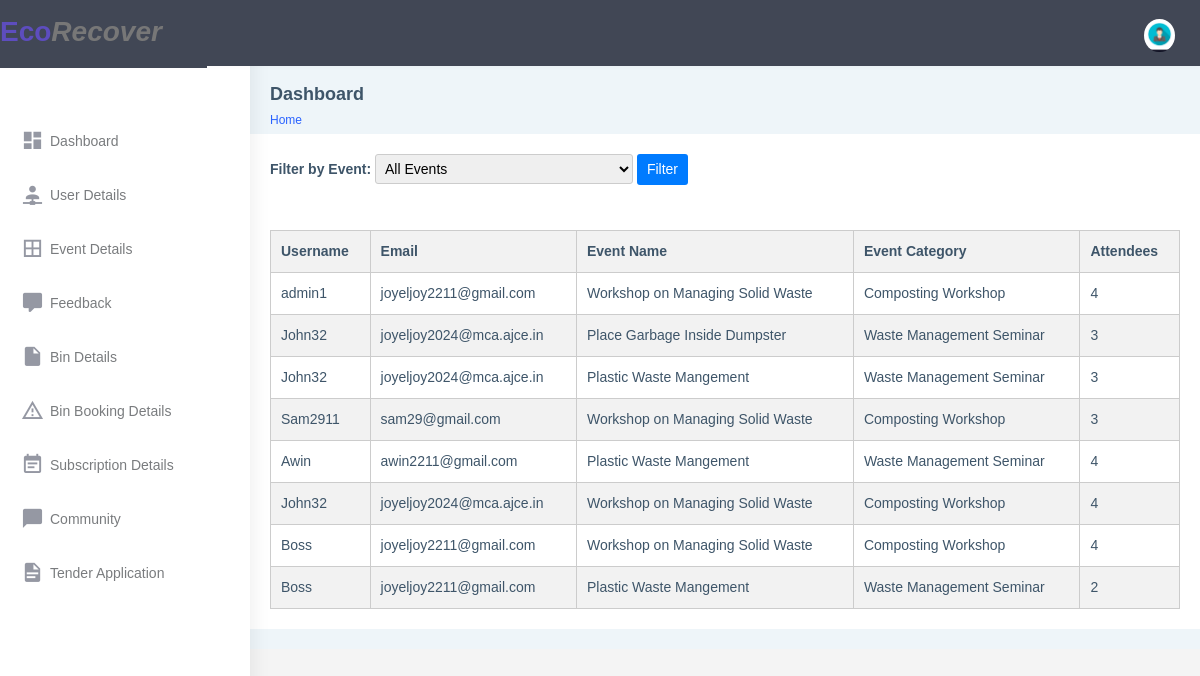
Page /booking_list/ (signed in) on the earlier database version.
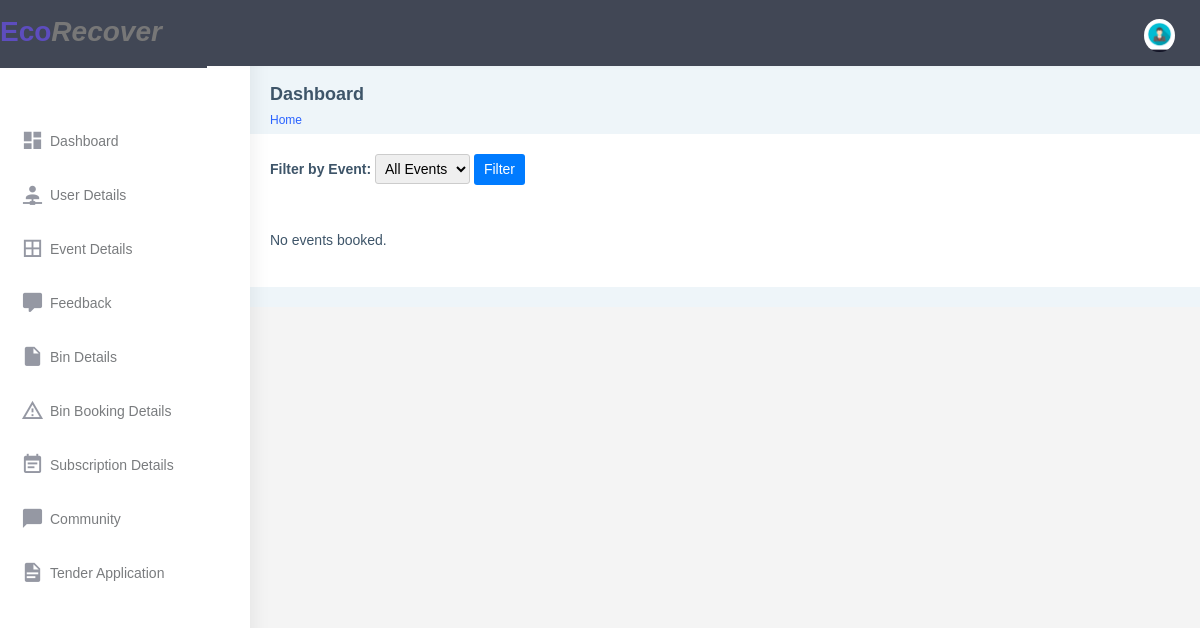
Same page on the later database version.
### app32/models.py (models this page shows, shortened)
class EventBooking(models.Model):
    booking_id = models.CharField(max_length=20, primary_key=True)
    user = models.ForeignKey(User, on_delete=models.CASCADE, default=None)
    event = models.ForeignKey(Event, on_delete=models.CASCADE, default=None)
    attendees = models.PositiveIntegerField()

class Event(models.Model):
    user = models.ForeignKey(User, on_delete=models.CASCADE, default=None)
    name = models.CharField(max_length=200)
    description = models.TextField()
    date = models.DateField()
    time = models.TimeField()
    location = models.CharField(max_length=200)
    max_participants = models.IntegerField(default=0)
    image = models.ImageField(upload_to='event_images/', null=True, blank=True)
    event_id = models.CharField(max_length=20, primary_key=True, default=None)
    category = models.CharField(max_length=50, default=None, choices=[
        ('category1', 'Environmental Cleanup Campaign'),
        ('category2', 'Waste Management Seminar'),
        ('category3', 'Expo'),
        ('category4', 'Composting Workshop'),
        ('category5', 'Environmental Hackathon'),
    ])

### app32/views.py (the view)
# urls.py: path('booking_list/', views.booking_list, name='booking_list'),
@never_cache
@login_required(login_url='loginn')
def booking_list(request):
    event_bookings = EventBooking.objects.all()
    events = Event.objects.all()
    selected_event = request.GET.get('event')  # Get the selected event from the query parameters
    if selected_event:
        event_bookings = event_bookings.filter(event__name=selected_event)
    context = {'event_bookings': event_bookings, 'events': events, 'selected_event': selected_event}
    return render(request, 'admin/event_booking_detail.html', context)

### templates/admin/event_booking_detail.html (shortened to what this page needs)
{% extends 'base.html' %}
{% load static %}
{% block content %}
</head>
<!DOCTYPE html>
<html lang="en">
<head>
</head>
<body>
    <div style="display: flex; align-items: center;">
        <form method="get">
            <label for="event" style="font-weight: bold;">Filter by Event:</label>
            <select id="event" name="event" style="padding: 5px; border: 1px solid #ccc; border-radius: 3px;">
                <option value="" style="font-style: italic;">All Events</option>
            </select>
            <button type="submit" style="padding: 5px 10px; background-color: #007bff; color: #fff; border: none; border-radius: 3px; cursor: pointer;">Filter</button>
        </form>
    </div>
    <br><br>
    {% if event_bookings %}
    <table>
        <thead>
            <tr>
                <th>Username</th>
                <th>Email</th>
                <th>Event Name</th>
                <th>Event Category</th>
                <th>Attendees</th>
            </tr>
        </thead>
        <tbody>
            {% for booking in event_bookings %}
                <tr>
                    <td>{{ booking.user.username }}</td>
                    <td>{{ booking.user.email }}</td>
                    <td>{{ booking.event.name }}</td>
                    <td>{{ booking.event.get_category_display }}</td>
                    <td>{{ booking.attendees }}</td>
                </tr>
            {% endfor %}
        </tbody>
    </table>
    {% else %}
    <p>No events booked.</p>
    {% endif %}
</body>
</div>
</div>
</div>
</html>
{% endblock content %}

Differences in the rows shown:
removed EventBooking: user.username "admin1", user.email "joyeljoy2211@gmail.com", event.name "Workshop on Managing Solid Waste", event.category "Composting Workshop", attendees "4"
removed EventBooking: user.username "John32", user.email "joyeljoy2024@mca.ajce.in", event.name "Place Garbage Inside Dumpster", event.category "Waste Management Seminar", attendees "3"
removed EventBooking: user.username "John32", user.email "joyeljoy2024@mca.ajce.in", event.name "Plastic Waste Mangement", event.category "Waste Management Seminar", attendees "3"
removed EventBooking: user.username "Sam2911", user.email "sam29@gmail.com", event.name "Workshop on Managing Solid Waste", event.category "Composting Workshop", attendees "3"
removed EventBooking: user.username "Awin", user.email "awin2211@gmail.com", event.name "Plastic Waste Mangement", event.category "Waste Management Seminar", attendees "4"
removed EventBooking: user.username "John32", user.email "joyeljoy2024@mca.ajce.in", event.name "Workshop on Managing Solid Waste", event.category "Composting Workshop", attendees "4"
removed EventBooking: user.username "Boss", user.email "joyeljoy2211@gmail.com", event.name "Workshop on Managing Solid Waste", event.category "Composting Workshop", attendees "4"
removed EventBooking: user.username "Boss", user.email "joyeljoy2211@gmail.com", event.name "Plastic Waste Mangement", event.category "Waste Management Seminar", attendees "2"
Other differences:
text no longer shown: "Username Email Event Name Event Category Attendees"
text now shown: "No events booked."
